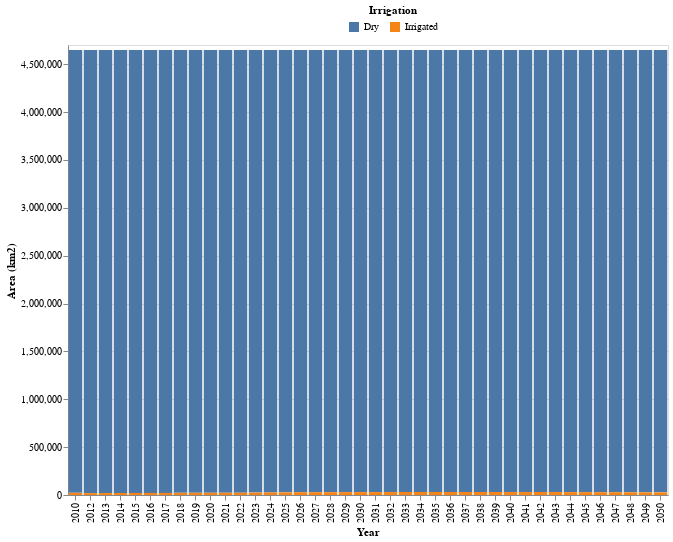

Source (notebook cell):
### Code cell
# HIDE CODE
lm_area = get_AREA_lm(crosstab_lm)
plot_area_lm(lm_area)

### Figure 1 — Vega-Lite specification as saved in the notebook (floating-point values rounded to 4 significant figures)
{"config": {"view": {"continuousWidth": 300, "continuousHeight": 300}}, "data": {"name": "data-8d51bdfc0b04c8ab6bf86e5767a9b2b9"}, "mark": {"type": "bar"}, "encoding": {"color": {"field": "Irrigation", "legend": {"direction": "horizontal", "legendX": 280, "legendY": -40, "orient": "none", "title": "Irrigation", "titleAnchor": "middle"}, "title": "Irrigation", "type": "nominal"}, "tooltip": [{"field": "Year", "type": "quantitative"}, {"field": "Irrigation", "type": "nominal"}, {"field": "Area (km2)", "type": "quantitative"}], "x": {"field": "Year", "title": "Year", "type": "ordinal"}, "y": {"field": "Area (km2)", "scale": {"domain": [0, 4700000]}, "title": "Area (km2)", "type": "quantitative"}}, "height": 450, "width": 600, "$schema": "https://vega.github.io/schema/vega-lite/v5.15.1.json", "datasets": {"data-8d51bdfc0b04c8ab6bf86e5767a9b2b9": [{"Year": 2010, "Irrigation": "Dry", "Area (km2)": 4624000.0}, {"Year": 2010, "Irrigation": "Irrigated", "Area (km2)": 22340.0}, {"Year": 2012, "Irrigation": "Dry", "Area (km2)": 4627000.0}, {"Year": 2012, "Irrigation": "Irrigated", "Area (km2)": 20130.0}, {"Year": 2013, "Irrigation": "Dry", "Area (km2)": 4626000.0}, {"Year": 2013, "Irrigation": "Irrigated", "Area (km2)": 20580.0}, {"Year": 2014, "Irrigation": "Dry", "Area (km2)": 4626000.0}, {"Year": 2014, "Irrigation": "Irrigated", "Area (km2)": 20920.0}, {"Year": 2015, "Irrigation": "Dry", "Area (km2)": 4625000.0}, {"Year": 2015, "Irrigation": "Irrigated", "Area (km2)": 21310.0}, {"Year": 2016, "Irrigation": "Dry", "Area (km2)": 4625000.0}, {"Year": 2016, "Irrigation": "Irrigated", "Area (km2)": 21820.0}, {"Year": 2017, "Irrigation": "Dry", "Area (km2)": 4625000.0}, {"Year": 2017, "Irrigation": "Irrigated", "Area (km2)": 22000.0}, {"Year": 2018, "Irrigation": "Dry", "Area (km2)": 4625000.0}, {"Year": 2018, "Irrigation": "Irrigated", "Area (km2)": 22200.0}, {"Year": 2019, "Irrigation": "Dry", "Area (km2)": 4624000.0}, {"Year": 2019, "Irrigation": "Irrigated", "Area (km2)": 22420.0}, {"Year": 2020, "Irrigation": "Dry", "Area (km2)": 4624000.0}, {"Year": 2020, "Irrigation": "Irrigated", "Area (km2)": 22520.0}, {"Year": 2021, "Irrigation": "Dry", "Area (km2)": 4623000.0}, {"Year": 2021, "Irrigation": "Irrigated", "Area (km2)": 23290.0}, {"Year": 2022, "Irrigation": "Dry", "Area (km2)": 4623000.0}, {"Year": 2022, "Irrigation": "Irrigated", "Area (km2)": 24030.0}, {"Year": 2023, "Irrigation": "Dry", "Area (km2)": 4621000.0}, {"Year": 2023, "Irrigation": "Irrigated", "Area (km2)": 25290.0}, {"Year": 2024, "Irrigation": "Dry", "Area (km2)": 4620000.0}, {"Year": 2024, "Irrigation": "Irrigated", "Area (km2)": 27030.0}, {"Year": 2025, "Irrigation": "Dry", "Area (km2)": 4619000.0}, {"Year": 2025, "Irrigation": "Irrigated", "Area (km2)": 27840.0}, {"Year": 2026, "Irrigation": "Dry", "Area (km2)": 4618000.0}, {"Year": 2026, "Irrigation": "Irrigated", "Area (km2)": 29130.0}, {"Year": 2027, "Irrigation": "Dry", "Area (km2)": 4617000.0}, {"Year": 2027, "Irrigation": "Irrigated", "Area (km2)": 29300.0}, {"Year": 2028, "Irrigation": "Dry", "Area (km2)": 4617000.0}, {"Year": 2028, "Irrigation": "Irrigated", "Area (km2)": 30080.0}, {"Year": 2029, "Irrigation": "Dry", "Area (km2)": 4616000.0}, {"Year": 2029, "Irrigation": "Irrigated", "Area (km2)": 30420.0}, {"Year": 2030, "Irrigation": "Dry", "Area (km2)": 4616000.0}, {"Year": 2030, "Irrigation": "Irrigated", "Area (km2)": 30430.0}, {"Year": 2031, "Irrigation": "Dry", "Area (km2)": 4616000.0}, {"Year": 2031, "Irrigation": "Irrigated", "Area (km2)": 30510.0}, {"Year": 2032, "Irrigation": "Dry", "Area (km2)": 4616000.0}, {"Year": 2032, "Irrigation": "Irrigated", "Area (km2)": 30880.0}, {"Year": 2033, "Irrigation": "Dry", "Area (km2)": 4615000.0}, {"Year": 2033, "Irrigation": "Irrigated", "Area (km2)": 31340.0}, {"Year": 2034, "Irrigation": "Dry", "Area (km2)": 4615000.0}, {"Year": 2034, "Irrigation": "Irrigated", "Area (km2)": 31710.0}, {"Year": 2035, "Irrigation": "Dry", "Area (km2)": 4615000.0}, {"Year": 2035, "Irrigation": "Irrigated", "Area (km2)": 31660.0}, {"Year": 2036, "Irrigation": "Dry", "Area (km2)": 4615000.0}, {"Year": 2036, "Irrigation": "Irrigated", "Area (km2)": 31570.0}, {"Year": 2037, "Irrigation": "Dry", "Area (km2)": 4615000.0}, {"Year": 2037, "Irrigation": "Irrigated", "Area (km2)": 31390.0}, {"Year": 2038, "Irrigation": "Dry", "Area (km2)": 4615000.0}, {"Year": 2038, "Irrigation": "Irrigated", "Area (km2)": 31300.0}, {"Year": 2039, "Irrigation": "Dry", "Area (km2)": 4616000.0}, {"Year": 2039, "Irrigation": "Irrigated", "Area (km2)": 31050.0}, {"Year": 2040, "Irrigation": "Dry", "Area (km2)": 4616000.0}, {"Year": 2040, "Irrigation": "Irrigated", "Area (km2)": 30860.0}, {"Year": 2041, "Irrigation": "Dry", "Area (km2)": 4616000.0}, {"Year": 2041, "Irrigation": "Irrigated", "Area (km2)": 30980.0}, {"Year": 2042, "Irrigation": "Dry", "Area (km2)": 4616000.0}, {"Year": 2042, "Irrigation": "Irrigated", "Area (km2)": 31100.0}, {"Year": 2043, "Irrigation": "Dry", "Area (km2)": 4616000.0}, {"Year": 2043, "Irrigation": "Irrigated", "Area (km2)": 30950.0}, {"Year": 2044, "Irrigation": "Dry", "Area (km2)": 4616000.0}, {"Year": 2044, "Irrigation": "Irrigated", "Area (km2)": 30340.0}, {"Year": 2045, "Irrigation": "Dry", "Area (km2)": 4617000.0}, {"Year": 2045, "Irrigation": "Irrigated", "Area (km2)": 29850.0}, {"Year": 2046, "Irrigation": "Dry", "Area (km2)": 4617000.0}, {"Year": 2046, "Irrigation": "Irrigated", "Area (km2)": 29480.0}, {"Year": 2047, "Irrigation": "Dry", "Area (km2)": 4618000.0}, {"Year": 2047, "Irrigation": "Irrigated", "Area (km2)": 29150.0}, {"Year": 2048, "Irrigation": "Dry", "Area (km2)": 4618000.0}, {"Year": 2048, "Irrigation": "Irrigated", "Area (km2)": 28530.0}, {"Year": 2049, "Irrigation": "Dry", "Area (km2)": 4619000.0}, {"Year": 2049, "Irrigation": "Irrigated", "Area (km2)": 28050.0}, {"Year": 2050, "Irrigation": "Dry", "Area (km2)": 4619000.0}, {"Year": 2050, "Irrigation": "Irrigated", "Area (km2)": 27600.0}]}}
